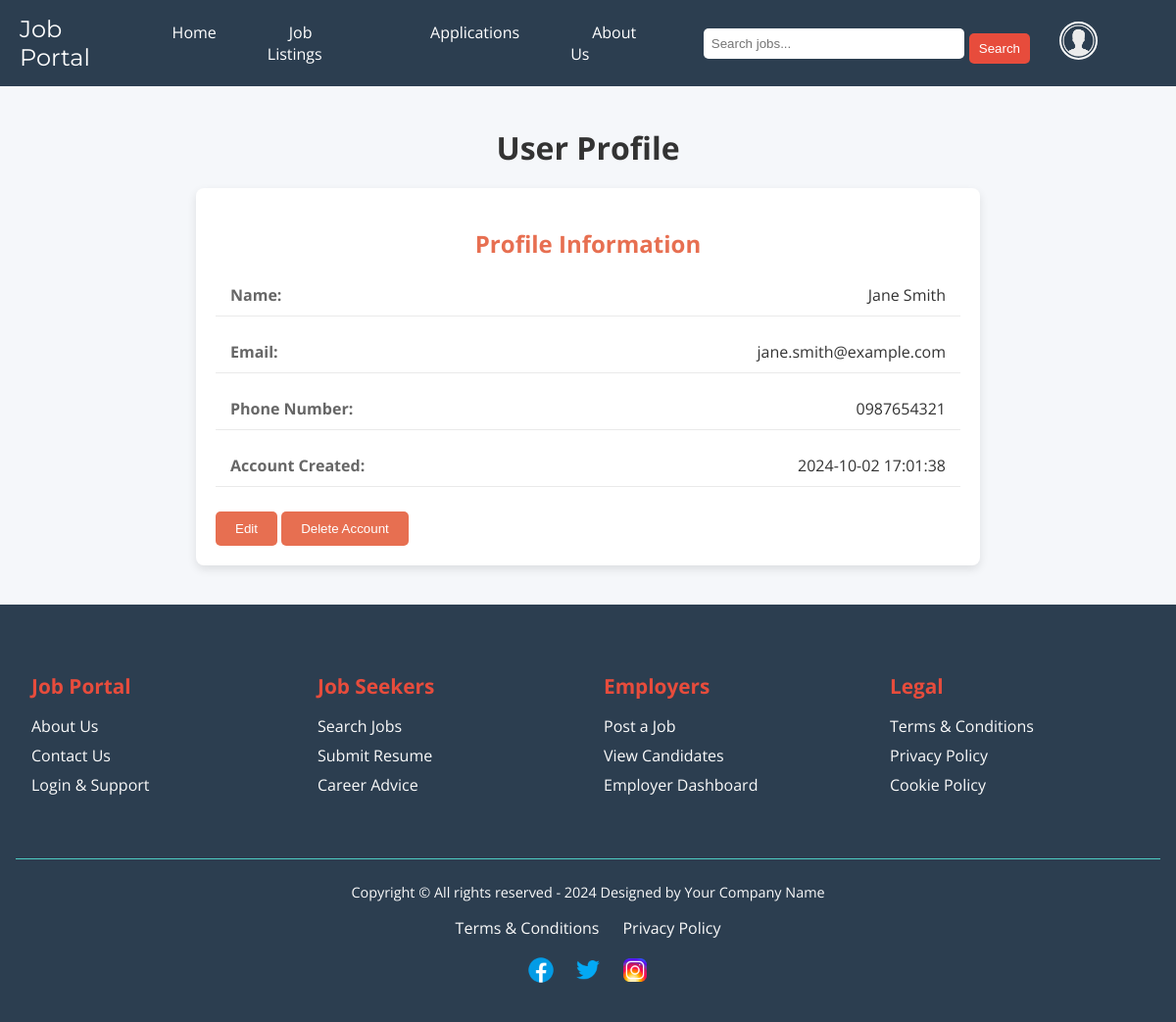
The app's page /profile.php (signed in) with its own data.
### tables this page shows
CREATE TABLE `users` (
  `id` int(11) NOT NULL AUTO_INCREMENT,
  `name` varchar(100) NOT NULL,
  `email` varchar(100) NOT NULL UNIQUE,
  `password` varchar(255) NOT NULL,
  `phone_number` varchar(20) DEFAULT NULL,
  `type` tinyint(1) NOT NULL DEFAULT 0 COMMENT '0 for client, 1 for admin',
  `created_at` timestamp NOT NULL DEFAULT current_timestamp(),
  `updated_at` timestamp NOT NULL DEFAULT current_timestamp() ON UPDATE current_timestamp(),
  PRIMARY KEY (`id`)
);

### profile.php (the view, shortened to what this page needs)
<?php
require('db.php');
$email = $_SESSION['email'];
$sql = "SELECT * FROM users WHERE email=?";
$stmt = $con->prepare($sql);
$stmt->bind_param("s", $email);
$stmt->execute();
$result = $stmt->get_result();
$user = $result->fetch_assoc();
include 'navbar.php';
?>
<!DOCTYPE html>
<html lang="en">
<head>
</head>
<body>
<div class="container">
    <h1>User Profile</h1>
    <div class="profile-card">
        <h2>Profile Information</h2>
        <div class="profile-detail">
            <label for="name">Name:</label>
            <span><?= htmlspecialchars($user['name']); ?></span>
        </div>
        <div class="profile-detail">
            <label for="email">Email:</label>
            <span><?= htmlspecialchars($user['email']); ?></span>
        </div>
        <div class="profile-detail">
            <label for="phone_number">Phone Number:</label>
            <span><?= htmlspecialchars($user['phone_number']); ?></span>
        </div>
        <div class="profile-detail">
            <label for="created_at">Account Created:</label>
            <span><?= htmlspecialchars($user['created_at']); ?></span>
        </div>
        <button id="edit-button" aria-label="Edit Profile">Edit</button>
        <button type="button" onclick="document.getElementById('delete-confirmation').style.display='block'" aria-label="Delete Account">Delete Account</button>
    </div>
</div>
<?php include 'footer.php'; ?>
</body>
</html>

### navbar.php (style rules this page uses)
body { margin: 0; font-family: 'Open Sans', sans-serif; background-color: #FAFAFA; }

### profile.php (style rules this page uses)
body { font-family: 'Open Sans', sans-serif; background-color: #F5F7FA; margin: 0; padding: 0; }
.container { width: 90%; max-width: 800px; margin: auto; padding: 20px; }
h1 { text-align: center; margin-bottom: 20px; color: #333; }
.profile-card { background-color: #fff; padding: 20px; border-radius: 8px; box-shadow: 0 4px 10px rgba(0, 0, 0, 0.1); margin-bottom: 20px; transition: transform 0.2s; }
.profile-card h2 { text-align: center; color: #E76F51; margin-bottom: 15px; font-size: 24px; }
.profile-detail { display: flex; justify-content: space-between; margin-bottom: 15px; padding: 10px 15px; border-bottom: 1px solid #eaeaea; }
.profile-detail label { font-weight: bold; color: #666; }
.profile-detail span { color: #333; }
button { padding: 10px 20px; border: none; border-radius: 5px; background-color: #E76F51; color: #fff; cursor: pointer; margin-top: 10px; display: inline-block; transition: background-color 0.2s; }

### records on screen
users: name "Jane Smith", email "jane.smith@example.com", phone_number "0987654321", created_at "2024-10-02 17:01:38"
